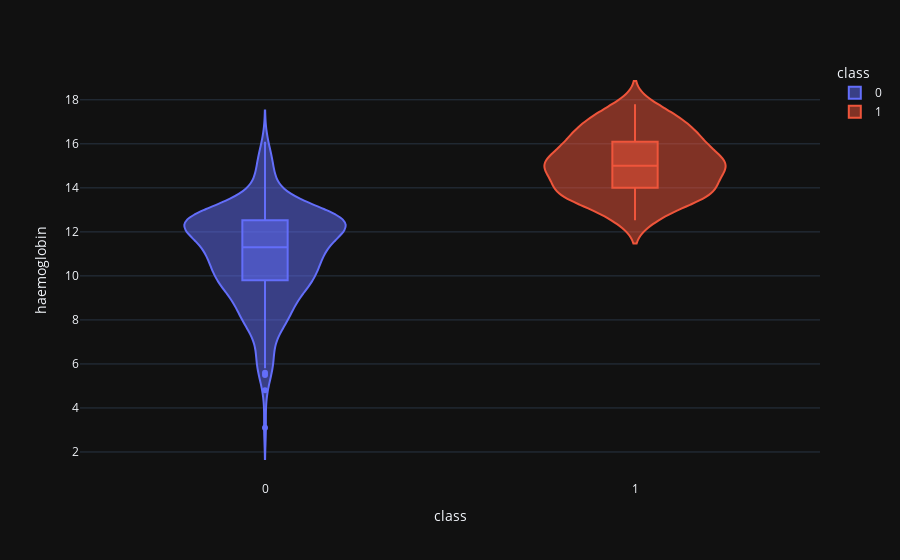

The notebook cell saved with this chart:
### Code cell
violin('haemoglobin')

### Figure 1 — Plotly figure (JSON) as saved in the notebook; plotly's stock layout.template omitted (floating-point values rounded to 4 significant figures; data arrays with more than 128 entries replaced by an {"elided": "..."} marker saying what was removed)
{"data": [{"alignmentgroup": "True", "box": {"visible": true}, "hovertemplate": "class=%{x}<br>haemoglobin=%{y}<extra></extra>", "legendgroup": "0", "marker": {"color": "#636efa"}, "name": "0", "offsetgroup": "0", "orientation": "v", "scalegroup": "True", "showlegend": true, "type": "violin", "x": {"elided": "250 int values"}, "x0": " ", "xaxis": "x", "y": {"elided": "250 float values"}, "y0": " ", "yaxis": "y"}, {"alignmentgroup": "True", "box": {"visible": true}, "hovertemplate": "class=%{x}<br>haemoglobin=%{y}<extra></extra>", "legendgroup": "1", "marker": {"color": "#EF553B"}, "name": "1", "offsetgroup": "1", "orientation": "v", "scalegroup": "True", "showlegend": true, "type": "violin", "x": {"elided": "150 int values"}, "x0": " ", "xaxis": "x", "y": {"elided": "150 float values"}, "y0": " ", "yaxis": "y"}], "layout": {"legend": {"title": {"text": "class"}, "tracegroupgap": 0}, "margin": {"t": 60}, "violinmode": "overlay", "xaxis": {"anchor": "y", "categoryarray": [0, 1], "categoryorder": "array", "domain": [0, 1], "title": {"text": "class"}}, "yaxis": {"anchor": "x", "domain": [0, 1], "title": {"text": "haemoglobin"}}}}
